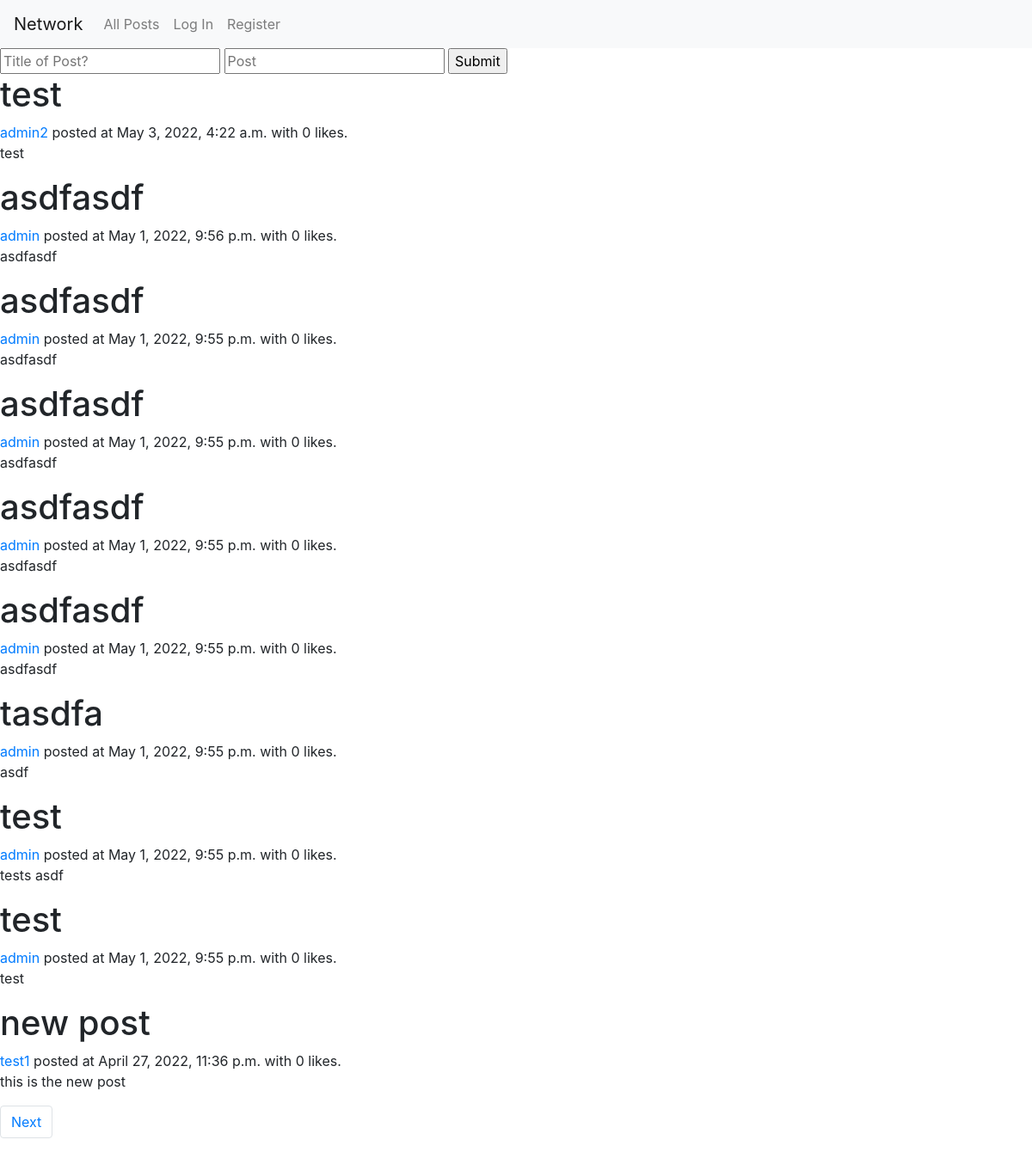
The page / on the database its author committed.
### network/models.py (models this page shows, shortened)
class Post(models.Model):
    title = models.CharField(max_length=64)
    body = models.CharField(max_length=64)
    user = models.ForeignKey(User, on_delete=models.CASCADE, related_name="userPoster")
    timestamp = models.DateTimeField(auto_now_add=True)
    def amountOfLikes(self):
        return Like.objects.filter(post = self).count()

class User(AbstractUser):
    def amountOfFollowers(self):
        return Follow.objects.filter(followee = self).count()
    def amountOfFollowees(self):
        return Follow.objects.filter(follower = self).count()

### network/views.py (the view)
# urls.py: path("", views.index, name="index"),
def index(request):
    posts = Post.objects.all().order_by('-timestamp')
    paginator = Paginator(posts, 10)
    page = request.GET.get('page', 1)
    posts = paginator.page(page)
    return render(request, "network/index.html", {
        "posts": posts,
    })

### network/templates/network/index.html (shortened to what this page needs)
{% extends "network/layout.html" %}
    {% block body %}
    <form action="{% url 'create' %}" method="post">
        <input type="text" name="title" placeholder="Title of Post?">
        <input type="text" name="body" placeholder="Post">
        <input type="submit" placeholder="Post!">
    </form>
    {% for post in posts %}
        <div id="{{ post.id }}">
            <h1>{{ post.title }}</h1>
            <a href="{% url 'profile' post.user%}">{{ post.user}}</a> posted at {{ post.timestamp }} with
                {% if post.amountOfLikes == 1 %}
                    1 like.
                {% else %}
                    {{ post.amountOfLikes }} likes.
                {% endif %}
                <p class="post-body" id="body_{{ post.id }}">{{ post.body }}</p>
        </div>
    {% endfor %}
    {% if posts.has_other_pages %}
        <nav aria-label="Page navigation">
            <ul class="pagination">
            {% if posts.has_next %}
                <li class="page-item"><a class="page-link" href="?page={{ posts.next_page_number }}">Next</a></li>
            {% endif %}
            </ul>
        </nav>
    {% endif %}
{% endblock %}

### rows shown on the page
Post: title "test", user "admin2", timestamp "May 3, 2022, 4:22 a.m.", amountOfLikes "0", body "test"
Post: title "asdfasdf", user "admin", timestamp "May 1, 2022, 9:56 p.m.", amountOfLikes "0", body "asdfasdf"
Post: title "asdfasdf", user "admin", timestamp "May 1, 2022, 9:55 p.m.", amountOfLikes "0", body "asdfasdf"
Post: title "asdfasdf", user "admin", timestamp "May 1, 2022, 9:55 p.m.", amountOfLikes "0", body "asdfasdf"
Post: title "asdfasdf", user "admin", timestamp "May 1, 2022, 9:55 p.m.", amountOfLikes "0", body "asdfasdf"
Post: title "asdfasdf", user "admin", timestamp "May 1, 2022, 9:55 p.m.", amountOfLikes "0", body "asdfasdf"
Post: title "tasdfa", user "admin", timestamp "May 1, 2022, 9:55 p.m.", amountOfLikes "0", body "asdf"
Post: title "test", user "admin", timestamp "May 1, 2022, 9:55 p.m.", amountOfLikes "0", body "tests asdf"
Post: title "test", user "admin", timestamp "May 1, 2022, 9:55 p.m.", amountOfLikes "0", body "test"
Post: title "new post", user "test1", timestamp "April 27, 2022, 11:36 p.m.", amountOfLikes "0", body "this is the new post"
